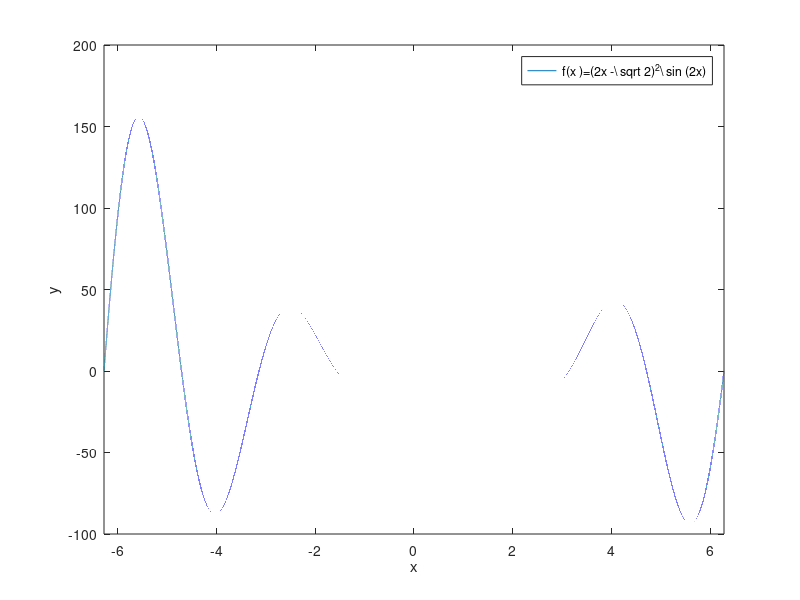
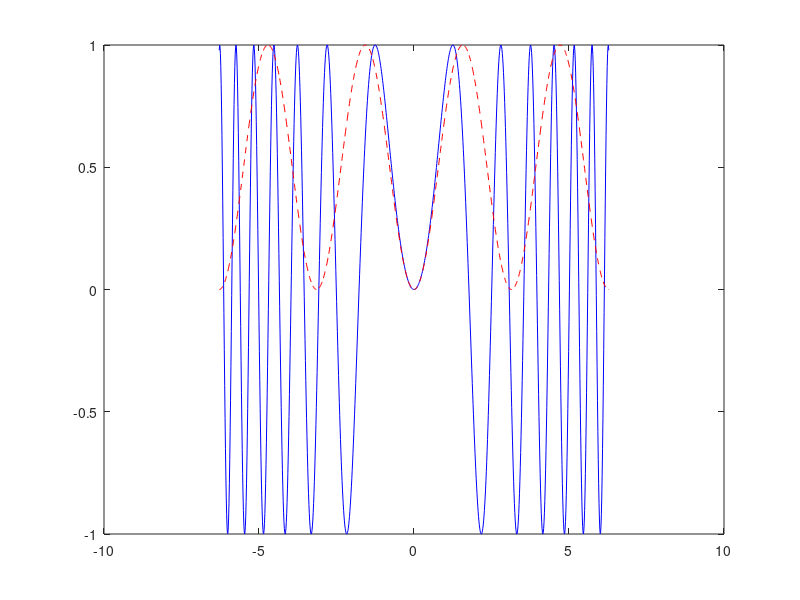
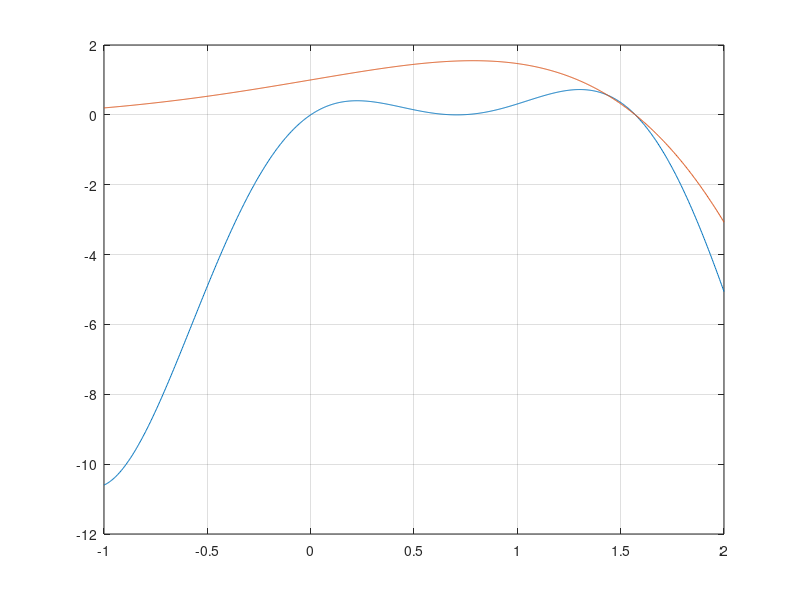

MATLAB code to generate these figures, in order:
set(0,'DefaultFigureWindowStyle','docked')
clear
close all
clc
A = [2 3 4; 1 -2 1]
B = [3 1 4; 2 -1 0; -2 7 1]

C=A*B


c=2\3 % fa 

f=@(x)(2*x- sqrt (2)).^2.* sin (2*x)

% apro una finestra grafica (che ha numero 1)

figure (1)
% fplot(f,[a,b]), [a,b] intervallo di definizione

fplot (f ,[ -2*pi ,2* pi ]);
legend ('f(x )=(2x -\ sqrt {2})^2\ sin (2x)')
xlabel ('x') % aggiungo label all’asse x
ylabel ('y') % aggiungo


x= linspace ( -2*pi ,2*pi ,1000);% con 100 faceva schifo
% x=linspace(a,b,n) crea un vettore riga di n elem,
% contenenti le ascisse di n punti equispaziati
% sull’intervallo chiuso [a,b]

f=@(x) sin(x .^2);
y=f(x);
figure (2) 
plot (x,y)

% genera spezzata che congiunge i punti
% devo arricchire il vettore x es con 1000 punti

% se voglio aggiungere un altro grafico devo scrivere "hold on"

g=@(x)( sin(x )).^2;
yg=g(x);
plot (x,y,'b-',x,yg ,'r--');




%%  %esercizio 2D

x= linspace (-1,2,1000);

f=@(x)(2*x-sqrt(2)).^2.*sin(2*x);
g=@(x)exp(x).*cos(x);

yf=f(x);
yg=g(x);

figure(3) 

plot (x,yf)
hold on
plot (x,yg)
grid on

%% esercizio 3D

figure (4)

[x,y]= meshgrid ( -2:.1:2 , -2:.1:2);
f=@(x,y)x.* exp(-x.^2 -y .^2);
z=f(x,y); 
%surf (x,y,z); colorbar

%colonne sinistra destra
% ordinate da basso verso altro mentre matrici sono ribaltate


%mesh(x,y,z) %Superfice
%meshc(x,y,z) %Superfice e countour-lines
%surfc(x,y,z) %Superfice e countour-lines
%pcolor(x,y,z) %Superfice colorata piatta
%surf(x,y,z,gradient(z)) %Superfice colorata secondo la grandezza di @z=@x
%contour(x,y,z) %Contour-lines (linee di livello)
%plot3(x,y,z) %Linee lungo la direzione y, serve anche per disegnare linee in 3D
